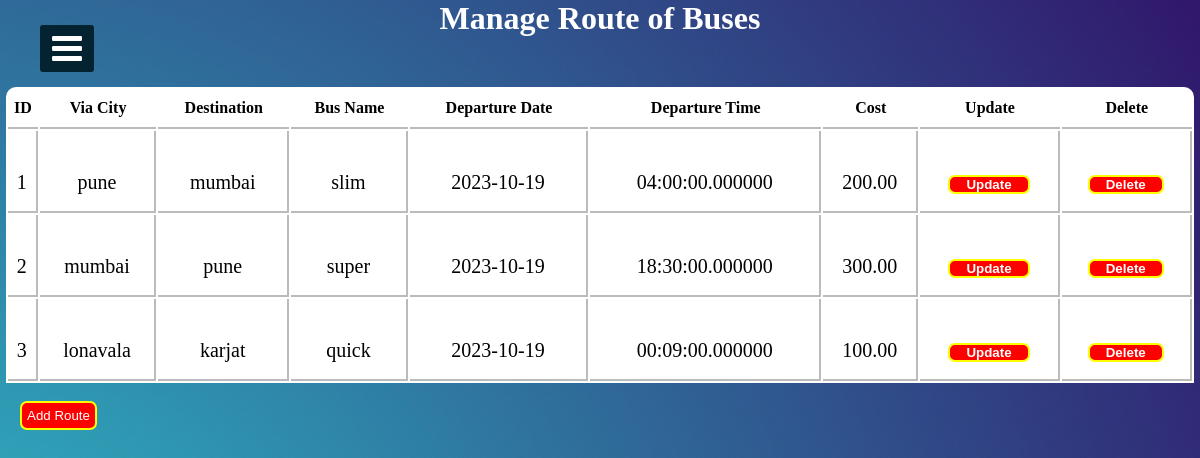
Page /adminDash.php on the committed database.
### tables this page shows
CREATE TABLE `route` (
  `id` int(11) NOT NULL,
  `via_city` varchar(255) NOT NULL,
  `destination` varchar(255) NOT NULL,
  `bus_name` varchar(255) NOT NULL,
  `departure_date` date NOT NULL,
  `departure_time` time(6) NOT NULL,
  `cost` varchar(255) NOT NULL
);

### adminDash.php (the view, shortened to what this page needs)
<?php include("connection.php")?>
<!DOCTYPE html>
<html>
<head>
  <link rel="stylesheet" href="https://cdnjs.cloudflare.com/ajax/libs/font-awesome/4.7.0/css/font-awesome.min.css">
<link rel="stylesheet" href="cssfile/sidebar.css">
</head>
<body>
</body>
</html>
<!DOCTYPE html>
<html>
<head>
</head>
<body>
  <label for="check">
<i class="fa fa-bars" id="btn"></i>
  </label>
<div class="sidebar2">
		<h1 class="adminTopic">Manage Route of Buses</h1>
<?php
    $sqlget="SELECT * FROM route";
    $sqldata=mysqli_query($conn,$sqlget) or die('error getting');
    echo "<table>";
    echo "<tr>
      <th>ID</th>
    <th>Via City</th>
    <th>Destination</th>
    <th>Bus Name</th>
    <th>Departure Date</th>
    <th>Departure Time</th>
    <th>Cost</th>
    <th>Update</th>
    <th>Delete</th>
       </tr>";
       while ($row=mysqli_fetch_array($sqldata,MYSQLI_ASSOC))
       {
        echo "<tr><td>";
        echo $row['id'];
        echo "</td><td>";
        echo $row['via_city'];
        echo "</td><td>";
        echo $row['destination'];
        echo "</td><td>";
        echo $row['bus_name'];
        echo "</td><td>";
         echo $row['departure_date'];
        echo "</td><td>";
         echo $row['departure_time'];
        echo "</td><td>";
         echo $row['cost'];
        echo "</td>";
        ?>
        <td>
        <button style="border:2px solid yellow; border-radius:7px; background-color:red;color:white;">
          <a href="updateRoute.php?id=<?php echo $row['id'];?>">
          Update
          </a>
        </button>
        </td><td>
        <button style = "border:2px solid yellow; border-radius:7px; background-color:red;color:white;" >
          <a href="deleteRoute.php?id=<?php echo $row['id'];?>">
            Delete
        </a>
       </button>
        </td></tr>
<?php
       }
       echo "</table>";
?>
<br>
                       <a href="Addroute.php">     <button class="btnPolicy">Add Route</button></a>
</div>
</body>
</html>

### cssfile/sidebar.css (style rules this page uses)
* { margin: 0; padding: 0; list-style: none; text-decoration: none; }
label #btn, label #cancle { position: absolute; cursor: pointer; background: #042331; color: #fff; border-radius: 3px; }
label #btn { left: 40px; top: 25px; font-size: 35px; color: #fff; padding: 6px 12px; transition: all 0.5s; }

### adminDash.php (style rules this page uses)
body { background-image: url("image/20.jpg"); background-position: center; background-size: cover; height: 700px; background-repeat: no-repeat; background-attachment: fixed; }
.adminTopic { text-align: center; color: #fff; }
table { width:99%; border-collapse: separate !important; margin:auto; text-align:center; margin-top:50px; background-color: rgb(255, 255, 255); border-radius: 10px 10px 0px 0px; }
table th { border-bottom:2px solid rgb(187, 187, 187); padding:10px 0px 10px 0px; font-family: "balsamiq_sansitalic" !important; }
table tr td { border-right: 2px solid rgb(187, 187, 187); height: 58px; padding: 22px 0px 0px 0px; font-family: "monospace;" !important; border-bottom: 2px solid rgb(187, 187, 187); font-size: 20px; }
table tr td a { color: white; border-radius: 5px; padding: 6px; text-decoration: none; margin: 10px; font-weight: 700; }
button { padding: 5px 5px 5px 5x; }
.btnPolicy { padding: 5px 5px 5px 5px; border: 2px solid yellow; border-radius: 7px; background-color: red; color: white; margin-left: 20px; }

### rows in the picture
route: id "1", via_city "pune", destination "mumbai", bus_name "slim", departure_date "2023-10-19", departure_time "04:00:00.000000", cost "200.00"
route: id "2", via_city "mumbai", destination "pune", bus_name "super", departure_date "2023-10-19", departure_time "18:30:00.000000", cost "300.00"
route: id "3", via_city "lonavala", destination "karjat", bus_name "quick", departure_date "2023-10-19", departure_time "00:09:00.000000", cost "100.00"
